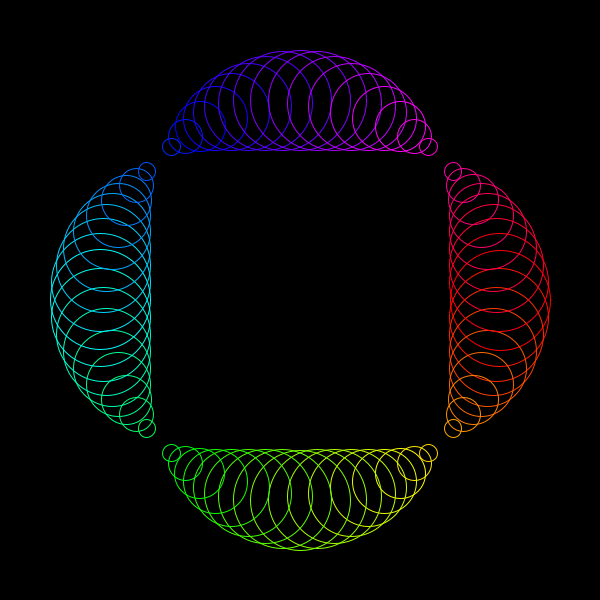
Frame 1 (no input)
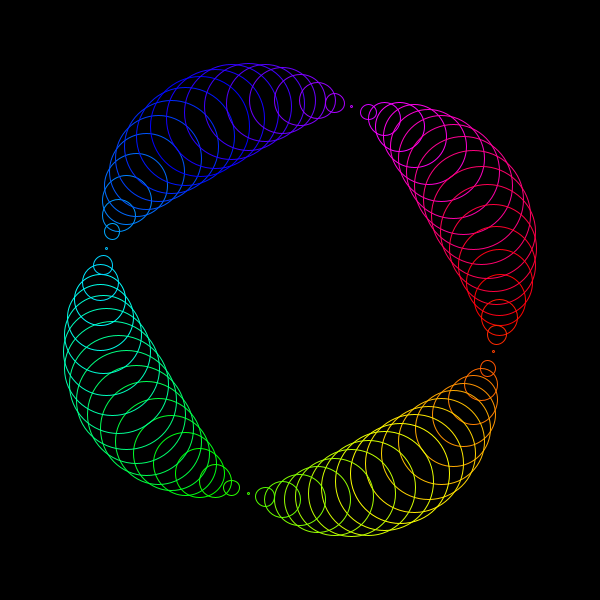
Frame 60 (the mouse pressed at the canvas centre just before this capture)
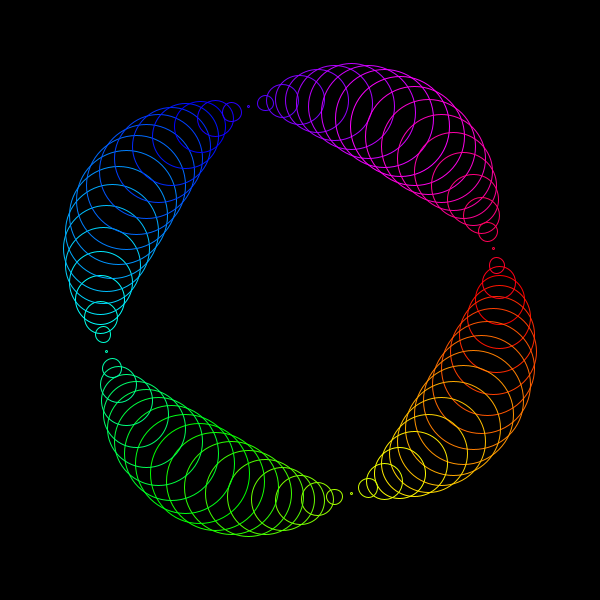
Frame 120 (the mouse held since frame 60 and released just before this capture)

The Processing sketch that drew these frames (run headless with seeded random() and noise(); from frame 60 on, the mouse is pressed at the canvas centre):

// Processing sketch: processing_83509
// ── processing_83509.pde

int time = 0;

void setup(){
  size(600, 600);
  noFill();
  stroke(255);
  colorMode(HSB, 360);
}

void draw(){
  background(0);
  for(int i = 0; i < 360; i+= 5){
    float x = cos(radians(i)) * 200 + width / 2;
    float y = sin(radians(i)) * 200 + height / 2;
    float w = cos(radians(time + i * 2)) * 100;     //　増やしたらいい感じになった。（四角形になった）
    w = abs(w);
    stroke(i, 360, 360);
    ellipse(x, y, w, w);
  }
  time++;
}
